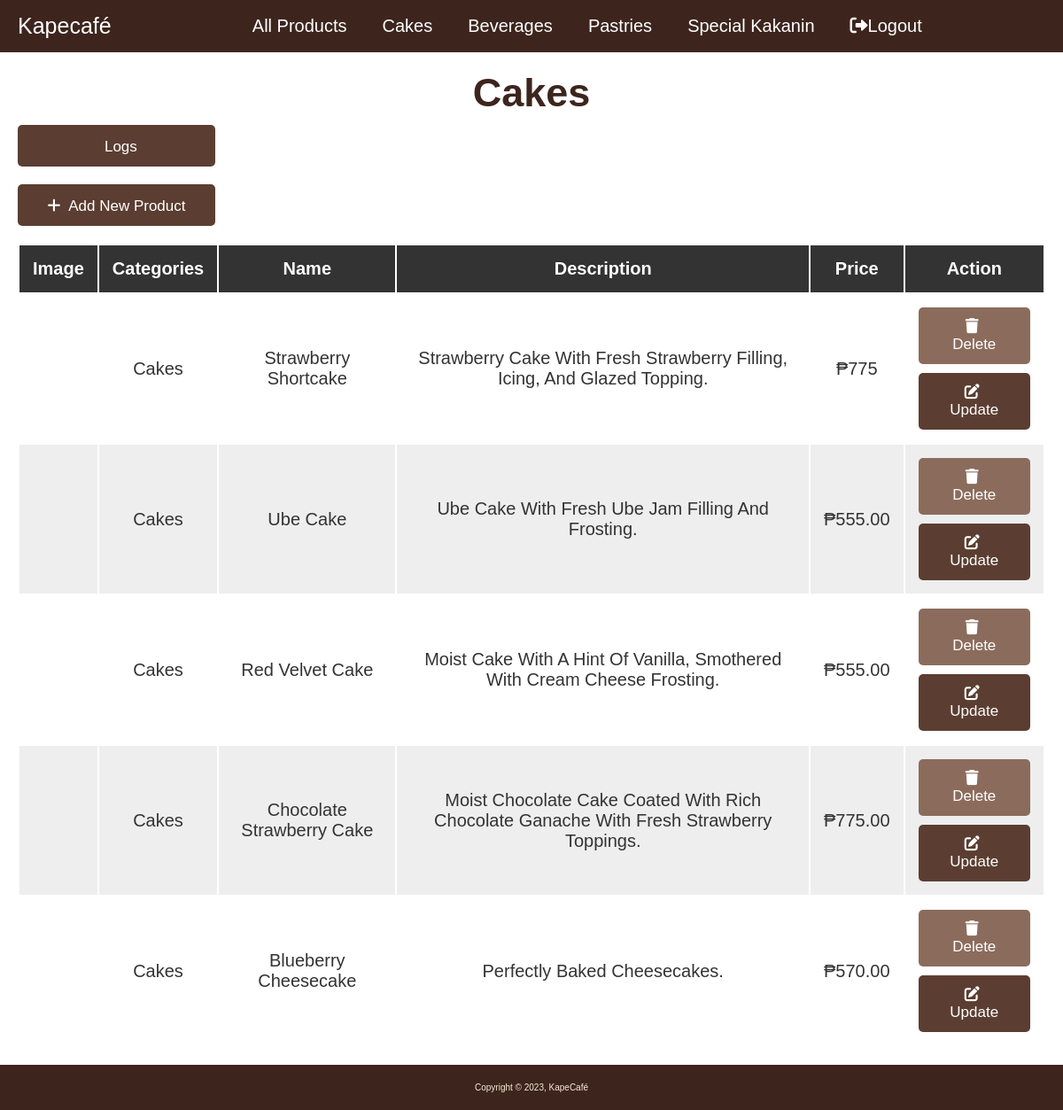
Page /admin/maintenance.php?category=Cakes (signed in) on the committed database.
### tables this page shows
CREATE TABLE `products` (
  `id` int(11) UNSIGNED NOT NULL,
  `category` varchar(100) NOT NULL,
  `name` varchar(100) NOT NULL,
  `description` varchar(100) NOT NULL,
  `image` varchar(100) NOT NULL,
  `price` varchar(100) NOT NULL
);

### services/config/Database.php (called while the page is built, shortened)
<?php
class Database
{
    private static $db_host = 'localhost';
    private static $db_name = 'kapecafe';
    private static $db_username = 'root';
    private static $db_password = '';
    private static $conn;
    public static function connect()
    {
        if (!isset(Database::$conn)) {
            try {
                Database::$conn = new PDO('mysql:host=' . Database::$db_host . ';dbname=' . Database::$db_name, Database::$db_username, Database::$db_password);
                Database::$conn->setAttribute(PDO::ATTR_ERRMODE, PDO::ERRMODE_EXCEPTION);
            } catch (PDOException $e) {
                echo 'Connection Error: ' . $e->getMessage();
            }
        }
        return Database::$conn;
    }
}

### services/models/Product.php (called while the page is built, shortened)
<?php
class Product
{
    private $conn;
    private $DB_TABLE = 'products';
    public $category;
    public function __construct($db)
    {
        $this->conn = $db;
    }
    public function read_by_category()
    {
        $query = "SELECT * FROM {$this->DB_TABLE} WHERE category = ?";
        $stmt = $this->conn->prepare($query);
        $stmt->bindParam(1, $this->category);
        $stmt->execute();
        return $stmt;
    }
}

### admin/maintenance.php (the view, shortened to what this page needs)
<?php
include_once '../shared/general.php';
include_once '../services/config/Database.php';
include_once '../services/models/Product.php';
$product = new Product(Database::connect());
if (isset($_GET['category'])) {
    $category = $_GET['category'];
}
?>
<!DOCTYPE html>
<html lang="en">
<head>
    <link rel="stylesheet" href="https://cdnjs.cloudflare.com/ajax/libs/font-awesome/6.0.0/css/all.min.css">
    <link rel="stylesheet" href="admin.css">
</head>
<body>
    <div class="container">
        <section class="display-product-table">
            <h1><?php
                echo isset($category) ? $category : "All Products";
                ?></h1>
            <a href="logging.php" class="option-btn" style="width: 223px; padding-top: 15px; margin-bottom: 20px;"> <i class="fa-solid fa-rectangle-terminal"></i></i> Logs </a>
            <a href="maintenance.php?create" class="option-btn" style="width: 223px; padding-top: 15px; margin-bottom: 20px;"> <i class="fa-solid fa-plus"></i></i> Add New Product </a>
            <table>
                <thead>
                    <th>Image</th>
                    <th>Categories</th>
                    <th>Name</th>
                    <th>Description</th>
                    <th>Price</th>
                    <th>action</th>
                </thead>
                <tbody>
                    <?php
                    if (isset($category)) {
                        $product->category = $category;
                        $results = $product->read_by_category();
                    } else {
                        $results = $product->read($size = 0);
                    }
                    if ($results->rowCount() > 0) {
                        while ($product_data = $results->fetch(PDO::FETCH_ASSOC)) {
                    ?>
                            <tr>
                                <td><img src="../assets/uploaded_img/<?php echo $product_data['image']; ?>" height="100" alt=""></td>
                                <td><?php echo $product_data['category']; ?></td>
                                <td><?php echo $product_data['name']; ?></td>
                                <td><?php echo $product_data['description']; ?></td>
                                <td>₱<?php echo $product_data['price']; ?></td>
                                <td>
                                    <a href="maintenance.php?delete=<?php echo $product_data['id']; ?>" class="delete-btn" onclick="return confirm('are your sure you want to delete this?');"> <i class="fas fa-trash"></i> delete </a>
                                    <a href="maintenance.php?edit=<?php echo $product_data['id']; ?>" class="option-btn"> <i class="fas fa-edit"></i> update </a>
                                </td>
                            </tr>
                    <?php
                        }
                    } else {
                        echo "<div class='empty'>no product added</div>";
                    }
                    ?>
                </tbody>
            </table>
        </section>
    </div>
    <div><?php html_footer();
            if (isset($_GET['message'])) {
                switch ($_GET['message']) {
                    case 'success_create':
                        echo "<script>alert('Created Successfully!');</script>";
                        break;
                    case 'failed_create':
                        echo "<script>alert('Failed to Create!');</script>";
                        break;
                    case 'success_update':
                        echo "<script>alert('Updated Successfully!');</script>";
                        break;
                    case 'failed_update':
                        echo "<script>alert('Failed to Update!');</script>";
                        break;
                    case 'success_delete':
                        echo "<script>alert('Deleted Successfully!');</script>";
                        break;
                    case 'failed_delete':
                        echo "<script>alert('Failed to Delete!');</script>";
                        break;
                    default:
                        break;
                }
            } ?></div>
</body>
</html>

### admin/admin.css (style rules this page uses)
:root { --darkbrown:#3d251e; --lightbrown: #8b6c5c; --brown:#5b3e31; --black:#333; --white:#fff; --bg-color:#eee; --dark-bg:rgba(0,0,0,.7); --box-shadow:0 .5rem 1rem rgba(0,0,0,.1); --border:.1rem solid #999; }
* { font-family: 'Poppins', sans-serif; margin:0; padding:0; box-sizing: border-box; outline: none; border:none; text-decoration: none; text-transform: capitalize; }
html { font-size: 62.5%; overflow-x: hidden; }
.container { max-width: 1200px; margin:0 auto; }
section { padding:2rem; }
.btn, .option-btn, .delete-btn { display: block; width: 100%; text-align: center; background-color: var(--darkbrown); color:var(--white); font-size: 1.7rem; padding:1.2rem 3rem; border-radius: .5rem; cursor: pointer; margin-top: 1rem; }
.option-btn i, .delete-btn i { padding-right: .5rem; }
.option-btn { background-color: var(--brown); }
.delete-btn { margin-top: 0; background-color: var(--lightbrown); }
.display-product-table table { width: 100%; text-align: center; }
h1 { font-size: 45px !important; color: var(--darkbrown); text-align: center; }
.display-product-table table thead th { padding:1.5rem; font-size: 2rem; background-color: var(--black); color:var(--white); }
.display-product-table table td { padding:1.5rem; font-size: 2rem; color:var(--black); }
.display-product-table table td:first-child { padding:0; }
.display-product-table table tr:nth-child(even) { background-color: var(--bg-color); }

### rows in the picture
products: category "Cakes", name "Strawberry Shortcake", description "Strawberry Cake With Fresh Strawberry Filling, Icing, And Glazed Topping.", price "775"
products: category "Cakes", name "Ube Cake", description "Ube Cake With Fresh Ube Jam Filling And Frosting.", price "555.00"
products: category "Cakes", name "Red Velvet Cake", description "Moist Cake With A Hint Of Vanilla, Smothered With Cream Cheese Frosting.", price "555.00"
products: category "Cakes", name "Chocolate Strawberry Cake", description "Moist Chocolate Cake Coated With Rich Chocolate Ganache With Fresh Strawberry Toppings.", price "775.00"
products: category "Cakes", name "Blueberry Cheesecake", description "Perfectly Baked Cheesecakes.", price "570.00"

### other values in the picture
$category "Cakes"
